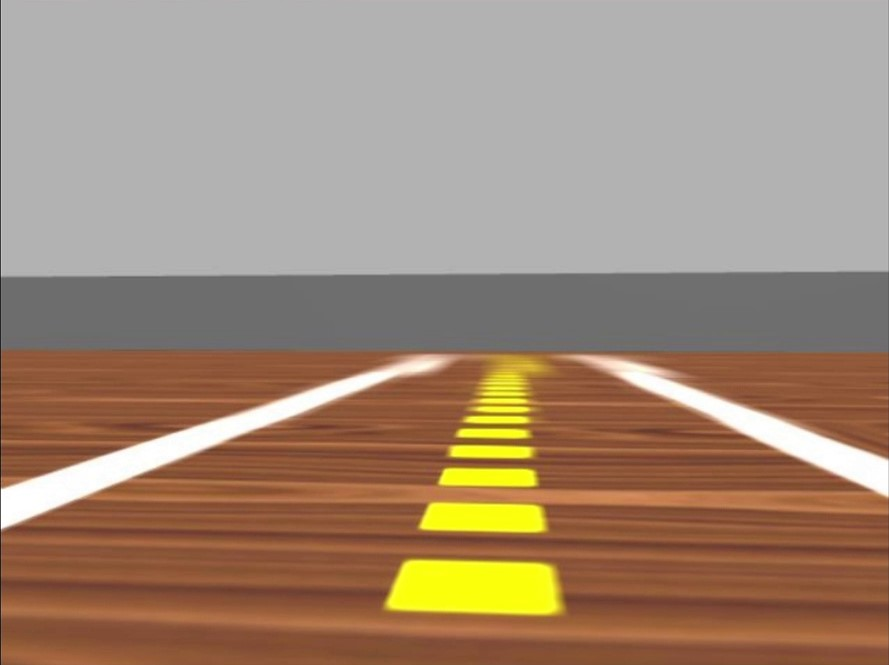
#> input picture img/frame01.jpg, 889 x 665 px
$ python vanishing_point.py
#> lines starting #> are read from the running program, lines starting #| are printed output that depends on the picture; after the words box and inside, x2 and y2 are one past the last pixel; in counts of white or black regions, pixels touching at a corner belong together
import argparse
from pathlib import Path

import cv2
import numpy as np


def line_intersection(line1, line2):
    """Retorna a intersecao de duas retas ou None se forem paralelas."""
    x1, y1, x2, y2 = map(float, line1)
    x3, y3, x4, y4 = map(float, line2)

    denominador = (x1 - x2) * (y3 - y4) - (y1 - y2) * (x3 - x4)
    if abs(denominador) < 1e-9:
        return None

    det1 = x1 * y2 - y1 * x2
    det2 = x3 * y4 - y3 * x4
    x = (det1 * (x3 - x4) - (x1 - x2) * det2) / denominador
    y = (det1 * (y3 - y4) - (y1 - y2) * det2) / denominador
    return float(x), float(y)


def _linhas_da_pista(img):
    hsv = cv2.cvtColor(img, cv2.COLOR_BGR2HSV)

    # Faixa para linhas brancas: brilho alto e saturacao baixa.
    mask = cv2.inRange(
        hsv,
        np.array([0, 0, 160], dtype=np.uint8),
        np.array([180, 100, 255], dtype=np.uint8),
    )

    altura, largura = mask.shape
    # Mantem a faixa onde as bordas da pista aparecem. Cortar metade da
    # imagem eliminava justamente os trechos proximos ao ponto de fuga em
    # fotos verticais, enquanto usar a parte inferior incluia juntas do piso.
    mask[: int(altura * 0.25), :] = 0
    mask[int(altura * 0.60) :, :] = 0
    bordas = cv2.Canny(mask, 50, 150)

    linhas = cv2.HoughLinesP(
        bordas,
        1,
        np.pi / 180,
        threshold=30,
        minLineLength=max(40, largura // 12),
        maxLineGap=max(30, largura // 18),
    )
    if linhas is None:
        return [], []

    positivas = []
    negativas = []
    for linha in linhas.reshape(-1, 4):
        x1, y1, x2, y2 = linha
        delta_x = x2 - x1
        delta_y = y2 - y1
        if delta_x == 0:
            continue

        inclinacao = delta_y / delta_x
        comprimento = float(np.hypot(delta_x, delta_y))
        meio_x = (x1 + x2) / 2

        # A borda direita tem inclinacao positiva e fica majoritariamente na
        # metade direita; a esquerda segue o caso simetrico. O limite superior
        # descarta linhas quase verticais do piso e dos objetos do laboratorio.
        if 0.25 < inclinacao < 1.5 and meio_x > largura * 0.55:
            positivas.append((comprimento, linha))
        elif -1.5 < inclinacao < -0.25 and meio_x < largura * 0.45:
            negativas.append((comprimento, linha))

    positivas.sort(key=lambda item: item[0], reverse=True)
    negativas.sort(key=lambda item: item[0], reverse=True)
    return positivas[:20], negativas[:20]


def find_vanishing_point(img):
    """Encontra o ponto de fuga a partir das linhas brancas da pista."""
    if img is None or img.size == 0:
        return None

    positivas, negativas = _linhas_da_pista(img)
    if not positivas or not negativas:
        return None

    altura, largura = img.shape[:2]
    candidatos = []
    pesos = []

    for comprimento_pos, linha_pos in positivas:
        for comprimento_neg, linha_neg in negativas:
            ponto = line_intersection(linha_pos, linha_neg)
            if ponto is None:
                continue

            x, y = ponto
            if -largura <= x <= 2 * largura and -altura <= y <= altura:
                candidatos.append((x, y))
                pesos.append(comprimento_pos * comprimento_neg)

    if not candidatos:
        return None

    pontos = np.asarray(candidatos, dtype=float)
    pesos = np.asarray(pesos, dtype=float)

    # A mediana fornece uma primeira estimativa robusta. Em seguida, a media
    # ponderada usa somente intersecoes proximas dessa estimativa.
    mediana = np.median(pontos, axis=0)
    distancias = np.linalg.norm(pontos - mediana, axis=1)
    mad = float(np.median(distancias))
    limite = max(10.0, 2.5 * mad)
    inliers = distancias <= limite

    if not np.any(inliers):
        return float(mediana[0]), float(mediana[1])

    ponto = np.average(pontos[inliers], axis=0, weights=pesos[inliers])
    return float(ponto[0]), float(ponto[1])


def desenhar_ponto_de_fuga(img, ponto):
    resultado = img.copy()
    if ponto is None:
        cv2.putText(
            resultado,
            "Ponto de fuga nao detectado",
            (20, 40),
            cv2.FONT_HERSHEY_SIMPLEX,
            0.8,
            (0, 0, 255),
            2,
        )
        return resultado

    x, y = int(round(ponto[0])), int(round(ponto[1]))
    cv2.circle(resultado, (x, y), 12, (0, 0, 255), -1)
    cv2.circle(resultado, (x, y), 20, (255, 255, 255), 2)
    cv2.putText(
        resultado,
        f"Vanishing point: ({x}, {y})",
        (20, 40),
        cv2.FONT_HERSHEY_SIMPLEX,
        0.8,
        (0, 0, 255),
        2,
    )
    return resultado


def processar_arquivo(caminho, caminho_saida=None, exibir=True):
    img = cv2.imread(str(caminho))
    if img is None:
        raise FileNotFoundError(f"Imagem nao encontrada: {caminho}")

    ponto = find_vanishing_point(img)
    resultado = desenhar_ponto_de_fuga(img, ponto)

    if caminho_saida is not None:
        caminho_saida = Path(caminho_saida)
        caminho_saida.parent.mkdir(parents=True, exist_ok=True)
        cv2.imwrite(str(caminho_saida), resultado)

    if exibir:
        cv2.imshow("Vanishing Point", resultado)
        cv2.waitKey(0)
        cv2.destroyAllWindows()

    return resultado, ponto


def main():
    parser = argparse.ArgumentParser(description="APS 5 - ponto de fuga")
    parser.add_argument("imagem", nargs="?", default="img/frame01.jpg")
    parser.add_argument(
        "--output",
        help="Imagem de saida. Se omitido, usa <nome>_vp.jpg.",
    )
    parser.add_argument("--no-display", action="store_true")
    args = parser.parse_args()

    entrada = Path(args.imagem)
    saida = Path(args.output) if args.output else entrada.with_name(
        f"{entrada.stem}_vp.jpg"
    )
    _, ponto = processar_arquivo(
        entrada,
        caminho_saida=saida,
        exibir=not args.no_display,
    )
#> in processar_arquivo, img is the input picture: shape (665, 889, 3); mean B, G, R 118.5, 137.9, 161
#> in _linhas_da_pista, `hsv = cv2.cvtColor(img, cv2.COLOR_BGR2HSV)`: hsv: shape (665, 889, 3); mean H, S, V 10.1, 70.1, 161.2
#> in _linhas_da_pista, `mask = cv2.inRange( hsv, np.array([0, 0, 160], dtype=np.uint8), np.arr..`:
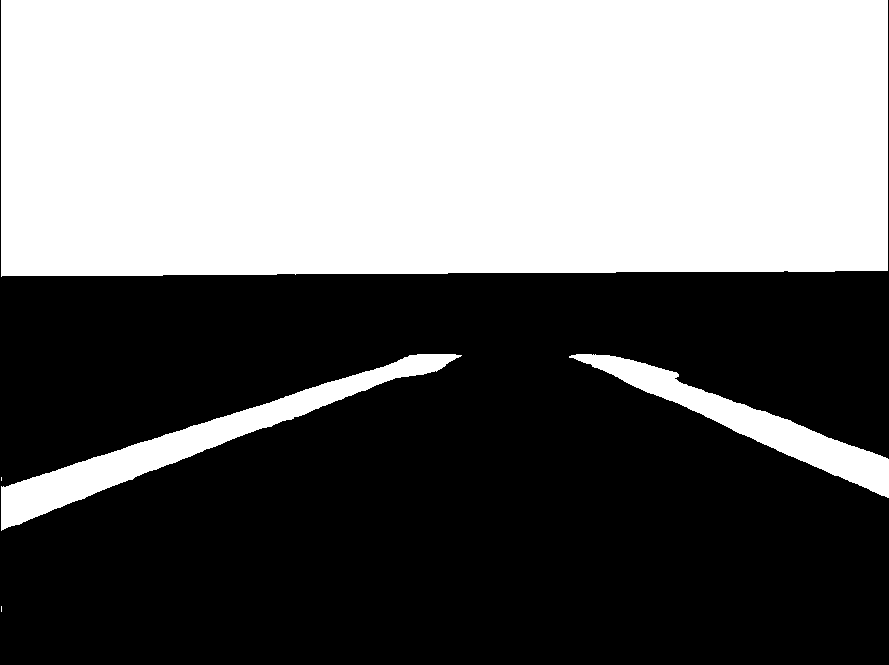
#> mask: shape (665, 889); 44.7% white; 5 white regions (2 under 20 px), largest, box (x1, y1, x2, y2) and area: (1, 0, 888, 277) 242709, (1, 354, 462, 531) 12623, (569, 354, 889, 498) 9094
#> in _linhas_da_pista, `mask[: int(altura * 0.25), :] = 0`:
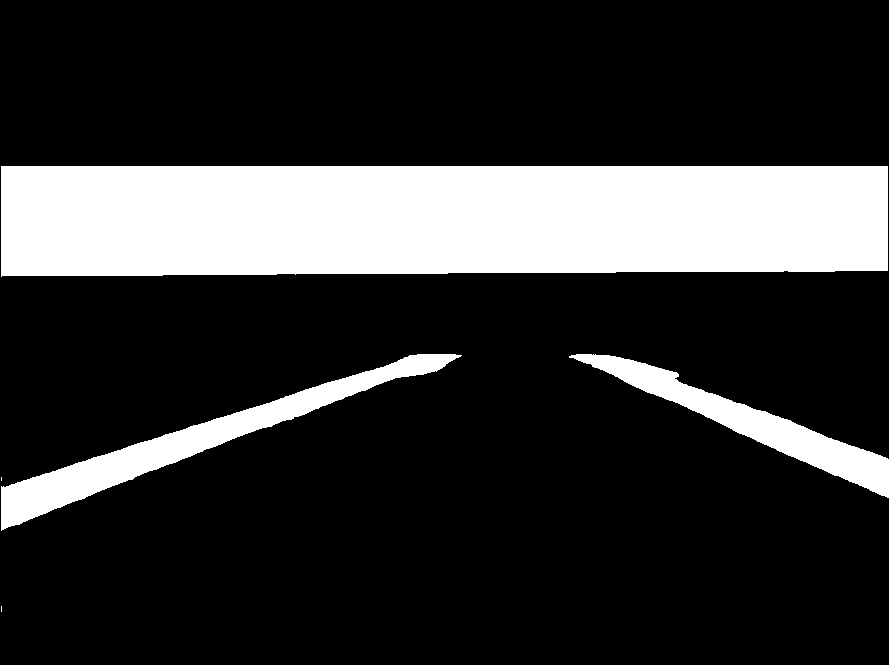
#> mask: shape (665, 889); 19.8% white; 5 white regions (2 under 20 px), largest, box (x1, y1, x2, y2) and area: (1, 166, 888, 277) 95467, (1, 354, 462, 531) 12623, (569, 354, 889, 498) 9094
#> in _linhas_da_pista, `mask[int(altura * 0.60) :, :] = 0`:
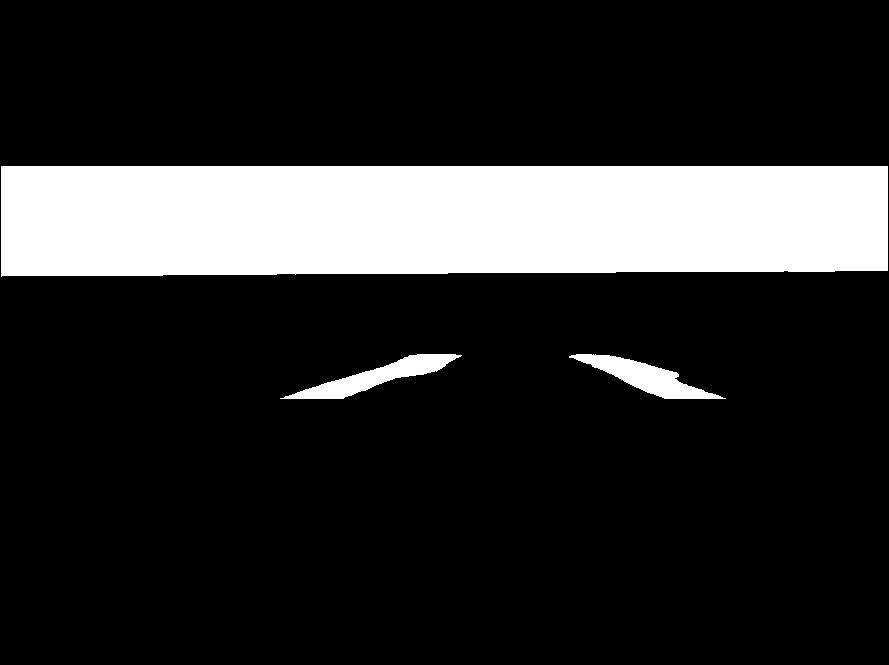
#> mask: shape (665, 889); 17% white; 3 white regions, box (x1, y1, x2, y2) and area: (1, 166, 888, 277) 95467, (280, 354, 462, 399) 2674, (569, 354, 726, 399) 2627
#> in _linhas_da_pista, `bordas = cv2.Canny(mask, 50, 150)`:
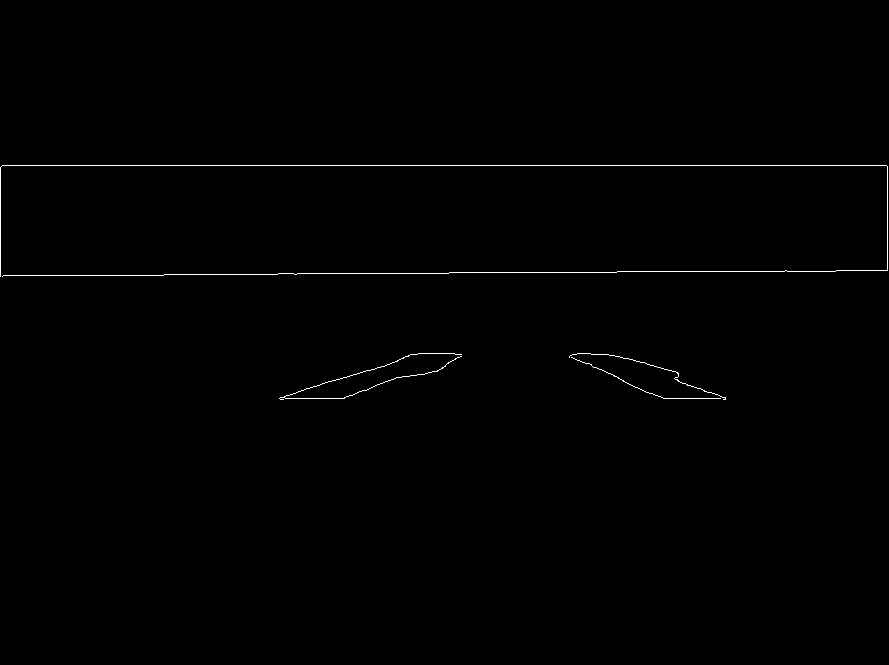
#> bordas: shape (665, 889); 0.46% white in thin lines or dots, all inside (x1, y1, x2, y2) = (0, 165, 888, 400)
#> in _linhas_da_pista, `linhas = cv2.HoughLinesP( bordas, 1, np.pi / 180, threshold=30, minLin..`: linhas = [[2, 165, 886, 165], [449, 272, 616, 272], [617, 271, 835, 271], [278, 273, 448, 273], [887, 270, 887, 166], [0, 275, 163, 275], [164, 274, 296, 274], [0, 276, 0, 167], [280, 397, 424, 353], [785, 270, 886, 270], [572, 354, 646, 392]]
#> the loop in _linhas_da_pista, `for linha in linhas.reshape(-1, 4):` made 11 passes
#> (x1, y1, x2, y2, delta_x, delta_y, inclinacao, comprimento) on passes 1, 2, 3, 4, 6, 7, 9, 10, 11: (2, 165, 886, 165, 884, 0, 0, 884), (449, 272, 616, 272, 167, 0, 0, 167), (617, 271, 835, 271, 218, 0, 0, 218), (278, 273, 448, 273, 170, 0, 0, 170), (0, 275, 163, 275, 163, 0, 0, 163), (164, 274, 296, 274, 132, 0, 0, 132), (280, 397, 424, 353, 144, -44, -0.306, 150.6), (785, 270, 886, 270, 101, 0, 0, 101), (572, 354, 646, 392, 74, 38, 0.514, 83.19)
#> (x1, y1, x2, y2, delta_x, delta_y) on passes 5, 8: (887, 270, 887, 166, 0, -104), (0, 276, 0, 167, 0, -109)
#> after the loop in _linhas_da_pista, `for linha in linhas.reshape(-1, 4):`: negativas = [(150.6, [280, 397, 424, 353])]; positivas = [(83.19, [572, 354, 646, 392])]
#> in find_vanishing_point, `positivas, negativas = _linhas_da_pista(img)`: negativas = [(150.6, [280, 397, 424, 353])]
#> the loop in find_vanishing_point, `for comprimento_pos, linha_pos in positivas:` made 1 pass
#> comprimento_pos on pass 1: 83.19
#> after the loop in find_vanishing_point, `for comprimento_pos, linha_pos in positivas:`: candidatos = [(515.6, 325)]; pesos = [12525.6]
#> in find_vanishing_point, `pontos = np.asarray(candidatos, dtype=float)`: pontos = [[515.6, 325]]
#> in find_vanishing_point, `mediana = np.median(pontos, axis=0)`: mediana = [515.6, 325]
#> in find_vanishing_point, `distancias = np.linalg.norm(pontos - mediana, axis=1)`: distancias = [0]
#> in find_vanishing_point, `mad = float(np.median(distancias))`: mad = 0
#> in find_vanishing_point, `limite = max(10.0, 2.5 * mad)`: limite = 10
#> in find_vanishing_point, `inliers = distancias <= limite`: inliers = [True]
#> in find_vanishing_point, `ponto = np.average(pontos[inliers], axis=0, weights=pesos[inliers])`: ponto = [515.6, 325]
#> in processar_arquivo, `ponto = find_vanishing_point(img)`: ponto = (515.6, 325)
#> in desenhar_ponto_de_fuga, `x, y = int(round(ponto[0])), int(round(ponto[1]))`: x = 516; y = 325
#> in desenhar_ponto_de_fuga, `cv2.putText( resultado, f"Vanishing point: ({x}, {y})", (20, 40), cv2...`:
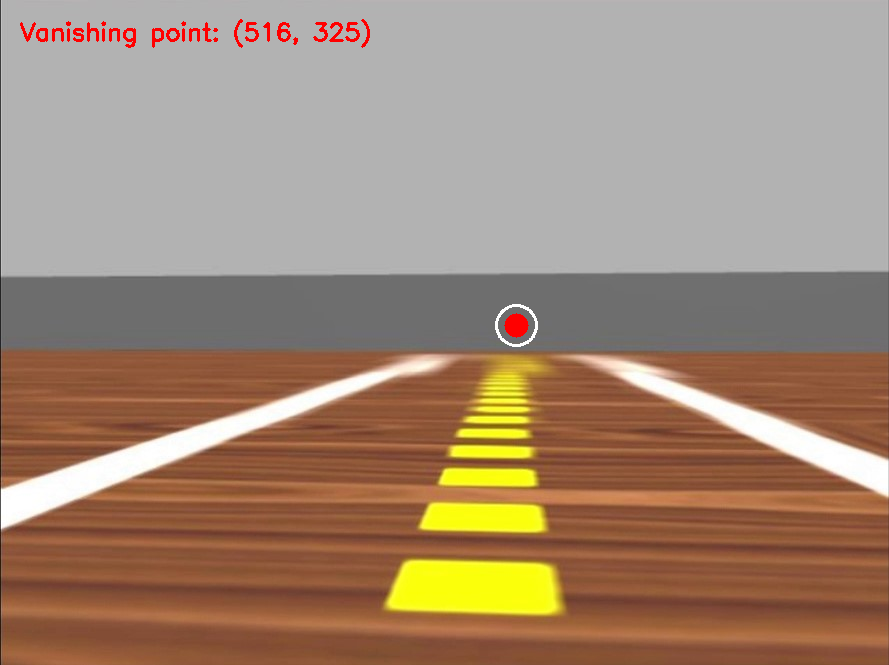
#> resultado: shape (665, 889, 3); mean B, G, R 117.8, 137.2, 161.5
#> ponto = (515.6, 325)

    if ponto is None:
        print("Ponto de fuga nao detectado.")
    else:
        print(f"Ponto de fuga: ({ponto[0]:.2f}, {ponto[1]:.2f})")
#| Ponto de fuga: (515.57, 325.02)
        print(f"Resultado salvo em: {saida}")


if __name__ == "__main__":
    main()

$ run again, with img/angulo01.jpg copied over img/frame01.jpg
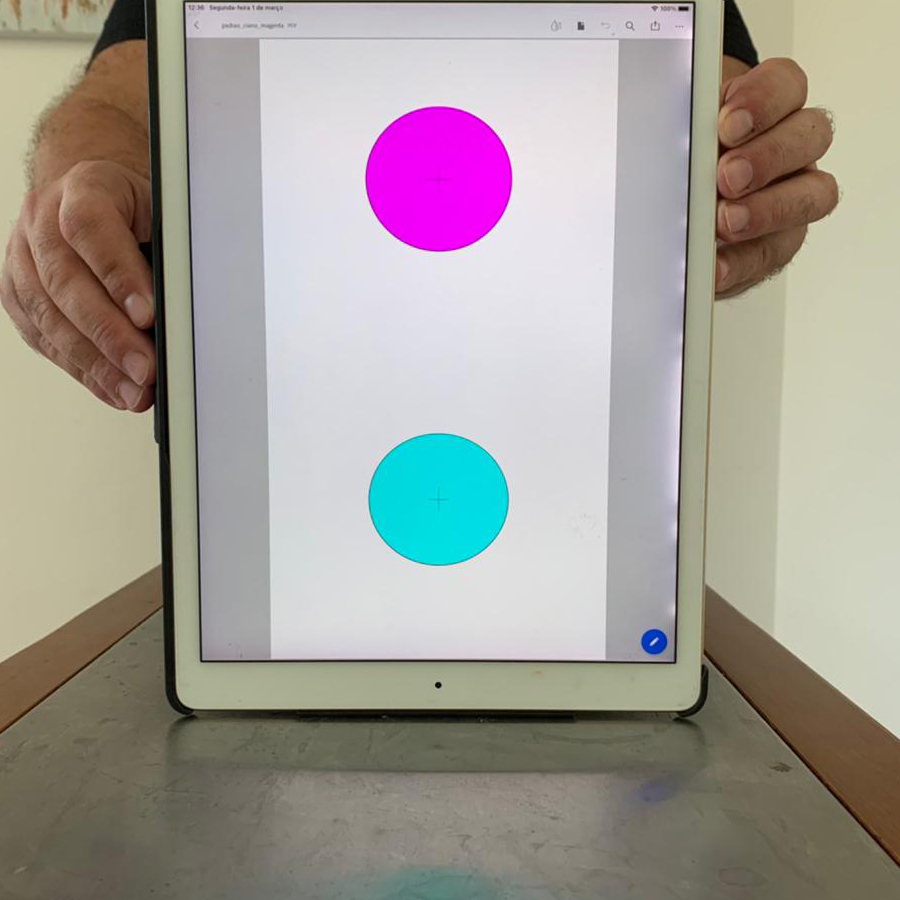
#> input picture img/angulo01.jpg, 900 x 900 px
#> in processar_arquivo, img is the input picture: shape (900, 900, 3); mean B, G, R 151, 156.6, 162.7
#> hsv: shape (900, 900, 3); mean H, S, V 62.4, 48.4, 168.9
#> in _linhas_da_pista, `mask = cv2.inRange( hsv, np.array([0, 0, 160], dtype=np.uint8), np.arr..`:
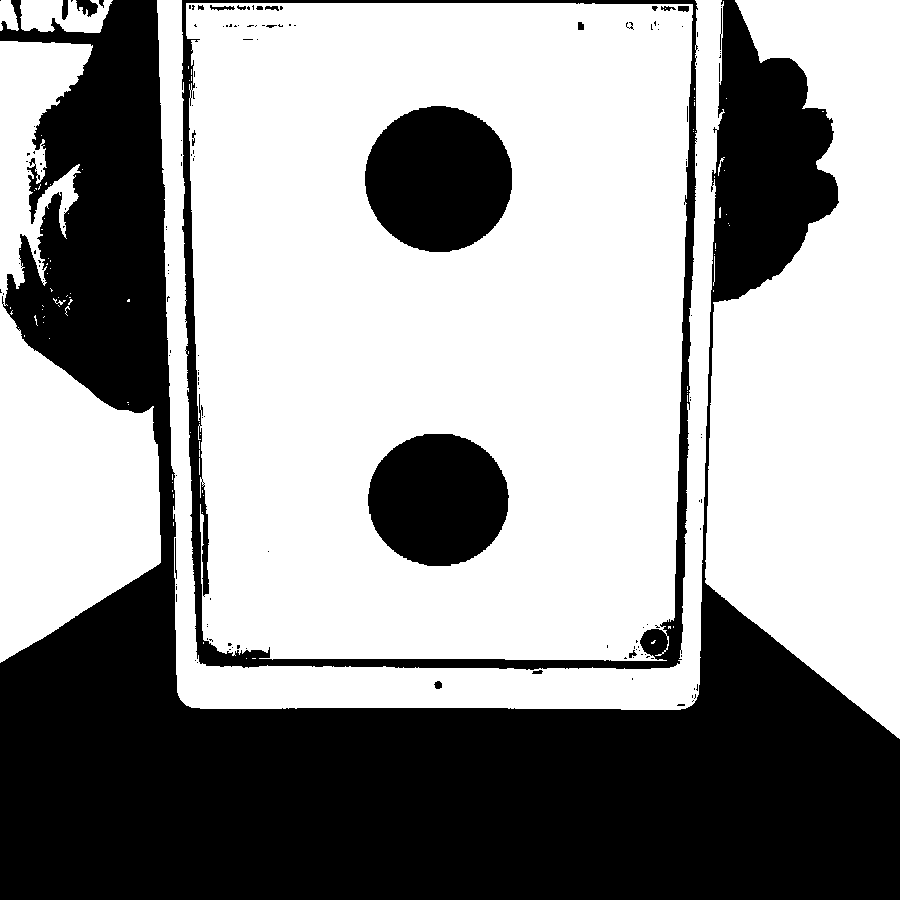
#> mask: shape (900, 900); 60% white; 155 black regions (131 under 20 px), largest, box (x1, y1, x2, y2) and area: (0, 0, 900, 900) 272942, (182, 0, 698, 670) 17740, (365, 106, 512, 252) 16850
#> bordas: shape (900, 900); 0.66% white in thin lines or dots, all inside (x1, y1, x2, y2) = (0, 224, 900, 540)
#> linhas = 28 rows, first 6: [495, 539, 899, 539], [165, 224, 380, 224], [702, 538, 713, 225], [676, 511, 685, 226], [163, 226, 174, 537], [705, 538, 715, 242]
#> the loop in _linhas_da_pista, `for linha in linhas.reshape(-1, 4):` made 28 passes
#> (x1, y1, x2, y2, delta_x, delta_y, inclinacao, comprimento) on passes 1 to 8: (495, 539, 899, 539, 404, 0, 0, 404), (165, 224, 380, 224, 215, 0, 0, 215), (702, 538, 713, 225, 11, -313, -28.45, 313.2), (676, 511, 685, 226, 9, -285, -31.67, 285.1), (163, 226, 174, 537, 11, 311, 28.27, 311.2), (705, 538, 715, 242, 10, -296, -29.6, 296.2), (191, 226, 201, 539, 10, 313, 31.3, 313.2), (706, 529, 716, 243, 10, -286, -28.6, 286.2)
#> after the loop in _linhas_da_pista, `for linha in linhas.reshape(-1, 4):`: negativas = []
#> in desenhar_ponto_de_fuga, `cv2.putText( resultado, "Ponto de fuga nao detectado", (20, 40), cv2.F..`:
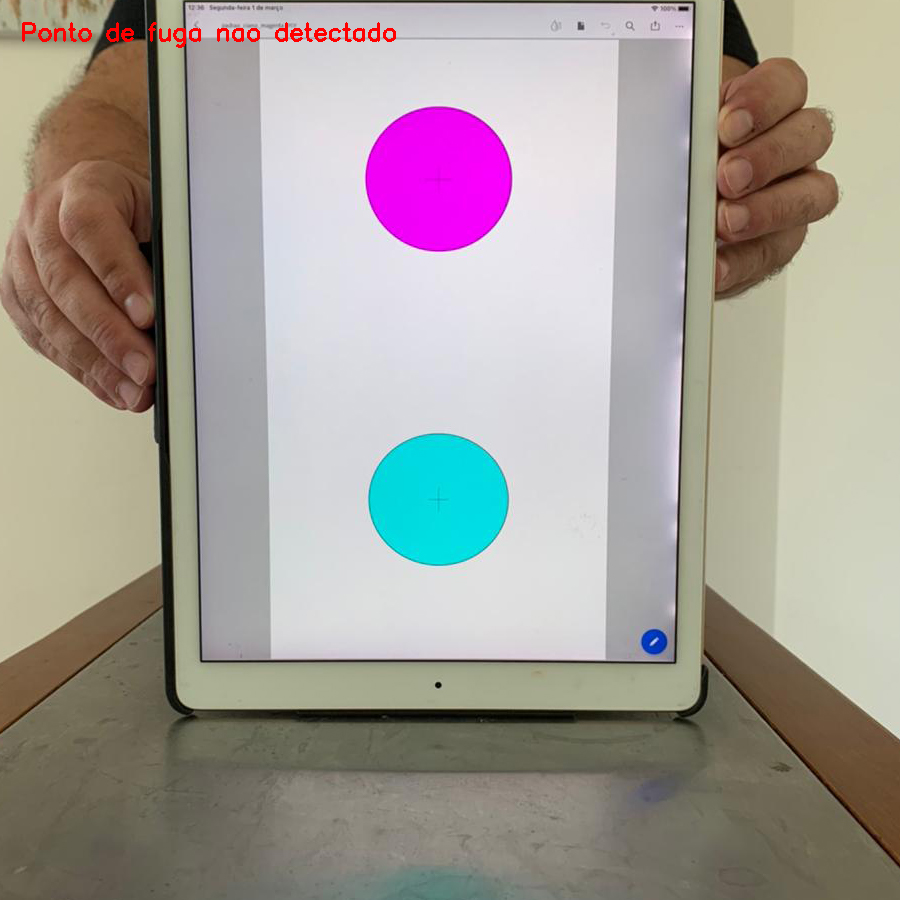
#> resultado: shape (900, 900, 3); 0.3% of pixels changed, all inside (x1, y1, x2, y2) = (22, 22, 396, 48)
